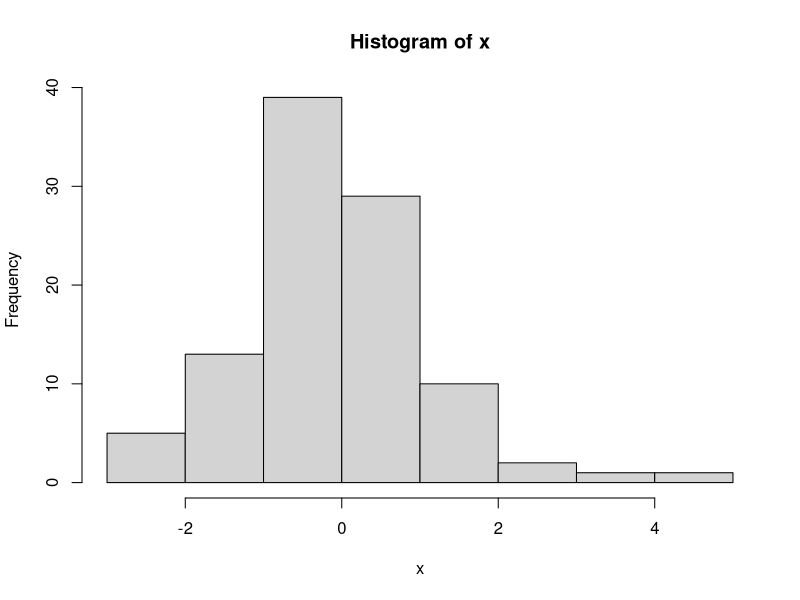
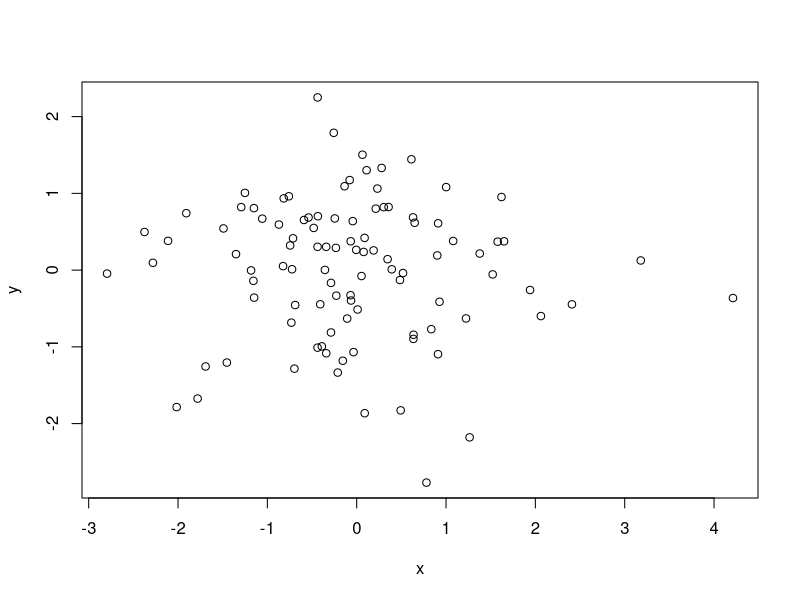
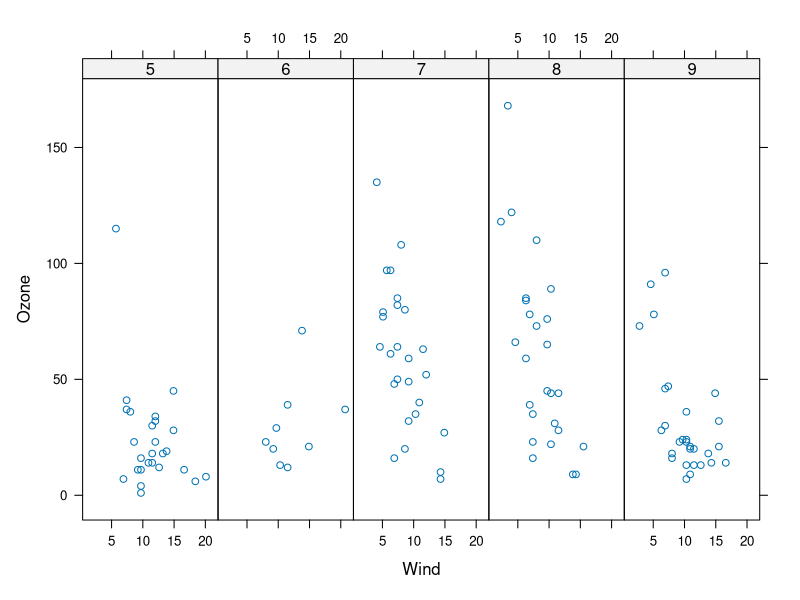

Write the R code that produced these figures, in order.
#############################################################################
# Project:      Exploratory Data Analysis
# Description:  This is the solution for the course Assignment for the
#               getting and cleaning data module within the Data Science 
#               Specialisation delivered by John Hopkins University, via 
#               coursera.org.
# Developer:    Dr Paul Fergus
# Email:        p.fergus@ljmu.ac.uk
#############################################################################

# Load required libraries. 
# Add as needed

#Set the working directory
setwd("~/Google Drive/LJMU6/Research/Git/datascience/4_exploratorydataanalysis")

#clean the environment
rm(list=ls())

x <- rnorm(100)
y <- rnorm(100)

hist(x)
plot(x,y)

library(lattice)
library(datasets)
airquality <- transform(airquality, Month = factor(Month))

xyplot(Ozone ~ Wind|Month, data=airquality, layout= c(5,1))
